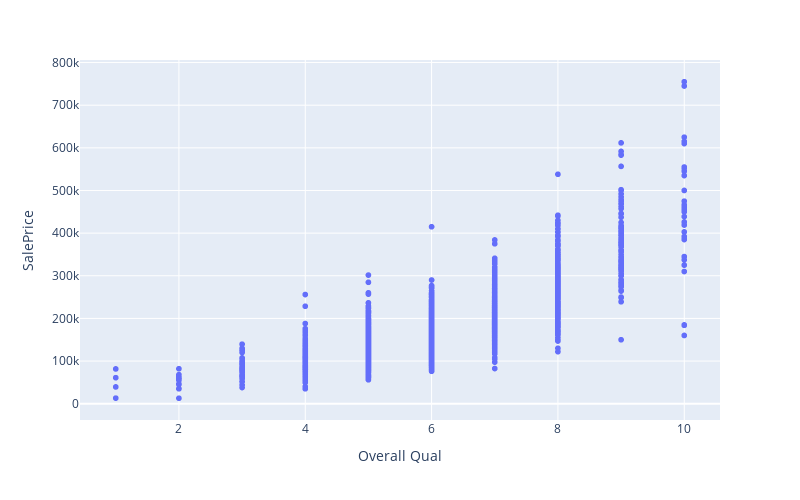
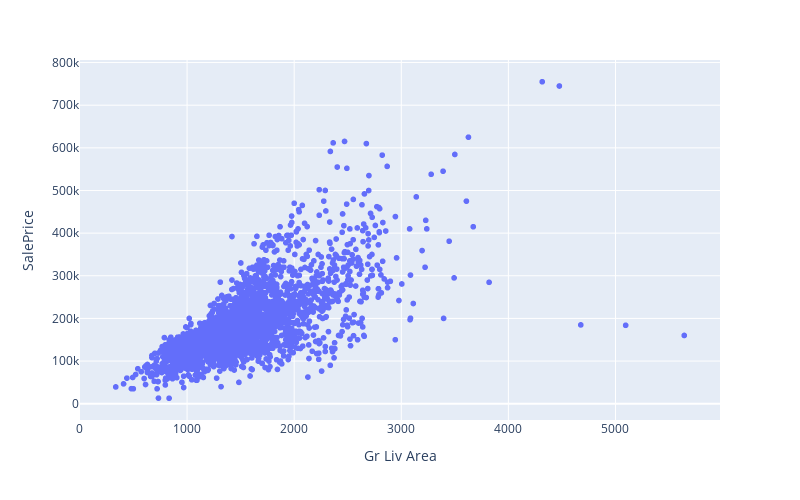

Write notebook code for charts like these, in order.
### Code cell
import plotly.express as px

fig = px.scatter(df, x="Overall Qual", y="SalePrice")

fig.update_layout(
    autosize=False,
    width=800,
    height=500
)

fig.show()

fig_1 = px.scatter(df, x="Gr Liv Area", y="SalePrice")

fig_1.update_layout(
    autosize=False,
    width=800,
    height=500
)

fig_1.show()

### Figure 1 — Plotly figure (JSON) as saved in the notebook; plotly's stock layout.template omitted (floating-point values rounded to 4 significant figures; data arrays with more than 128 entries replaced by an {"elided": "..."} marker saying what was removed)
{"data": [{"hovertemplate": "Overall Qual=%{x}<br>SalePrice=%{y}<extra></extra>", "legendgroup": "", "marker": {"color": "#636efa", "symbol": "circle"}, "mode": "markers", "name": "", "showlegend": false, "x": {"elided": "2930 int values"}, "xaxis": "x", "y": {"elided": "2930 int values"}, "yaxis": "y", "type": "scattergl"}], "layout": {"xaxis": {"anchor": "y", "domain": [0.0, 1.0], "title": {"text": "Overall Qual"}}, "yaxis": {"anchor": "x", "domain": [0.0, 1.0], "title": {"text": "SalePrice"}}, "legend": {"tracegroupgap": 0}, "margin": {"t": 60}, "autosize": false, "width": 800, "height": 500}}

### Figure 2 — Plotly figure (JSON) as saved in the notebook; plotly's stock layout.template omitted (floating-point values rounded to 4 significant figures; data arrays with more than 128 entries replaced by an {"elided": "..."} marker saying what was removed)
{"data": [{"hovertemplate": "Gr Liv Area=%{x}<br>SalePrice=%{y}<extra></extra>", "legendgroup": "", "marker": {"color": "#636efa", "symbol": "circle"}, "mode": "markers", "name": "", "showlegend": false, "x": {"elided": "2930 int values"}, "xaxis": "x", "y": {"elided": "2930 int values"}, "yaxis": "y", "type": "scattergl"}], "layout": {"xaxis": {"anchor": "y", "domain": [0.0, 1.0], "title": {"text": "Gr Liv Area"}}, "yaxis": {"anchor": "x", "domain": [0.0, 1.0], "title": {"text": "SalePrice"}}, "legend": {"tracegroupgap": 0}, "margin": {"t": 60}, "autosize": false, "width": 800, "height": 500}}
